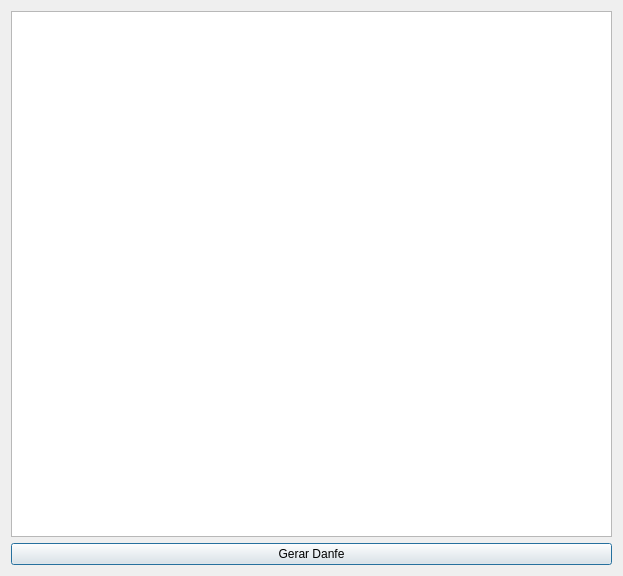
<?xml version="1.0" encoding="UTF-8"?>
<ui version="4.0">
 <class>XML_Viewer</class>
 <widget class="QDialog" name="XML_Viewer">
  <property name="geometry">
   <rect>
    <x>0</x>
    <y>0</y>
    <width>623</width>
    <height>576</height>
   </rect>
  </property>
  <property name="windowTitle">
   <string>Visualizador NF-e</string>
  </property>
  <layout class="QGridLayout" name="gridLayout">
   <item row="0" column="0">
    <widget class="QTreeView" name="treeView">
     <property name="editTriggers">
      <set>QAbstractItemView::NoEditTriggers</set>
     </property>
     <property name="alternatingRowColors">
      <bool>true</bool>
     </property>
     <property name="uniformRowHeights">
      <bool>true</bool>
     </property>
     <property name="animated">
      <bool>true</bool>
     </property>
    </widget>
   </item>
   <item row="1" column="0">
    <widget class="QPushButton" name="pushButtonDanfe">
     <property name="text">
      <string>Gerar Danfe</string>
     </property>
    </widget>
   </item>
  </layout>
 </widget>
 <resources/>
 <connections/>
</ui>
